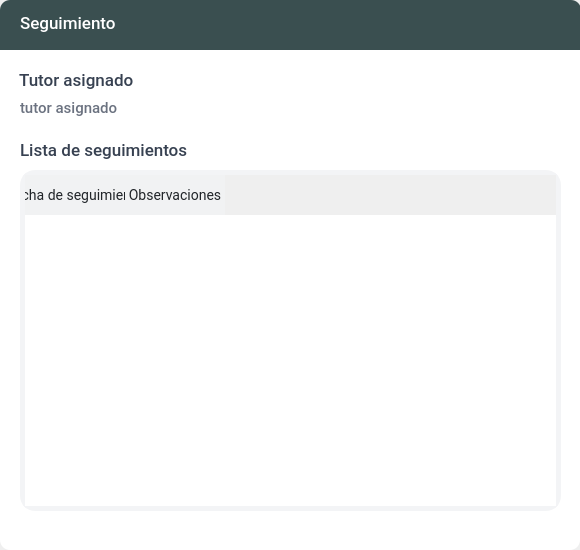
<?xml version="1.0" encoding="UTF-8"?>
<ui version="4.0">
 <class>SeguimientoAdmin</class>
 <widget class="QDialog" name="SeguimientoAdmin">
  <property name="enabled">
   <bool>true</bool>
  </property>
  <property name="geometry">
   <rect>
    <x>0</x>
    <y>0</y>
    <width>580</width>
    <height>550</height>
   </rect>
  </property>
  <property name="minimumSize">
   <size>
    <width>580</width>
    <height>550</height>
   </size>
  </property>
  <property name="maximumSize">
   <size>
    <width>580</width>
    <height>550</height>
   </size>
  </property>
  <property name="windowTitle">
   <string>Seguimiento detalle</string>
  </property>
  <property name="windowIcon">
   <iconset>
    <normaloff>:/prefijoNuevo/logo.png</normaloff>:/prefijoNuevo/logo.png</iconset>
  </property>
  <property name="styleSheet">
   <string notr="true">QTableWidget {
outline: 0px;
border:5px solid #f3f4f6;
border-radius:15px;
font-family: Roboto;
font-style: normal;
font-weight: normal;
font-size: 15px;
line-height: 19px;
letter-spacing: 0.02em;
color: #6B7280;
}


/* cabezera*/
QHeaderView::section {
background-color:#f1f2f3;
border-style: none;
height:40px;
font-family: &quot;Roboto&quot;;
font-style: normal;
font-weight: normal;
font-size: 13px;
line-height: 14px;
letter-spacing: 0.04em;
text-transform: uppercase;
color: #6B7280;


}


QHeaderView::section:horizontal{
font-family: Roboto;
font-style: normal;
font-weight: normal;
font-size: 14px;
line-height: 14px;
letter-spacing: 0.04em;
text-transform: uppercase;
color: #212529;

}


QTableWidget::disabled{
    background-color:#acacac;
    border: 1px solid #32414B;
    color: #656565;
    gridline-color: #656565;}

/*bordes internos*/
QTableWidget::item {
	border-bottom: 3px solid #f3f4f6;

}

QTableWidget:item:selected{
	background:white;/*color-seleccion*/
color: #2c3d3e;
}





/*SCROLL VERTICAL*/

QScrollBar:vertical{
	background: #f3f4f6;
	width: 11px; 
	margin: 0px 0px 0px 0px;
}

QScrollBar::handle:vertical{
	background: #cdcecf;
    border-radius:3px;
	margin: 0px 0px 3px 2px;
}

QScrollBar::add-line:vertical {
	height: 0px;
}

QScrollBar::sub-line:vertical {
	height: 0 px;
}


/*SCROLL HORIZONTAL*/

QScrollBar:horizontal{
	background: #f3f4f6;
	height: 11px; 
	margin: 0px 0px 0px 0px;
}

QScrollBar::handle:horizontal{
	background: #cdcecf;
    border-radius:3px;
	margin: 3px 2px 0px 0px;
}

QScrollBar::add-line:horizontal{
	height: 0px;
}

QScrollBar::sub-line:horizontal{
	height: 0 px;
}

</string>
  </property>
  <layout class="QGridLayout" name="gridLayout">
   <property name="leftMargin">
    <number>0</number>
   </property>
   <property name="topMargin">
    <number>0</number>
   </property>
   <property name="rightMargin">
    <number>0</number>
   </property>
   <property name="bottomMargin">
    <number>0</number>
   </property>
   <item row="0" column="0">
    <widget class="QFrame" name="frame">
     <property name="styleSheet">
      <string notr="true">

#frame{background-color:white;border-radius:10px}


QLabel{
font-family: Roboto;
font-style: bold;
font-weight: 450;
font-size: 15px;
letter-spacing: 0.02em;
color: #6B7280;}


QLineEdit{
font-family: Roboto;
font-style: normal;
font-weight: normal;
font-size: 14px;
letter-spacing: 0.02em;
background: #F3F4F6;
border: 2px solid #F3F4F6;
border-radius: 8px;
color:#9CA3AF;
padding:10px}

QLineEdit::hover{
background: #FFFFFF;
border: 2px solid #344647;
border-radius: 8px;
}

/* COMBOBOX */

QComboBox{
font-family: Roboto;
font-style: normal;
font-weight: normal;
font-size: 14px;
letter-spacing: 0.02em;
background: #F3F4F6;
color:#9CA3AF;
border-radius:8px;
padding:10px;
combobox-popup: 0;
border: 2px solid #F3F4F6;

}


QComboBox::drop-down
{
    width: 20px;
    border-left-width: 1px;
	padding: 10px 10px 10px 20px;
 }


QComboBox QAbstractItemView {
	color:#9CA3AF;
	font-size:14px;
	background-color: #F3F4F6;
	selection-background-color:#344647;
	selection-color:#ffffff;
	outline: 0px;
   border: 1px solid #344647;
 border-radius:8px;
padding:10px
}



QComboBox::down-arrow
{
	image: url(:/prefijoNuevo/flecha_oscuro.png);
     width: 11px;
     height: 11px;
}

QComboBox::focus{
background: #FFFFFF;
border: 2px solid #344647;
border-radius: 8px;
}




/*  BOTON */

QPushButton{
font-family: Roboto;
font-style: normal;
font-weight: normal;
font-size: 15px;
letter-spacing: 0.02em;
color:white;
padding:8px;
background: #3A4F50;
border-radius: 8px;}

QPushButton:hover{background: #2e3e3f;
border-radius: 8px; }


/* LISTA */


QListWidget{
font-family: Roboto;
font-size: 13px;
background: #F3F4F6;
color:#9CA3AF;
padding:8px;
border-radius:8px;
}



QListWidget::focus{
background: #FFFFFF;
border: 2px solid #3A4F50;
border-radius: 8px;

}





</string>
     </property>
     <property name="frameShape">
      <enum>QFrame::NoFrame</enum>
     </property>
     <property name="frameShadow">
      <enum>QFrame::Plain</enum>
     </property>
     <widget class="QLabel" name="lbl8">
      <property name="geometry">
       <rect>
        <x>19</x>
        <y>70</y>
        <width>201</width>
        <height>21</height>
       </rect>
      </property>
      <property name="font">
       <font>
        <family>Roboto</family>
        <pointsize>-1</pointsize>
        <weight>60</weight>
        <bold>true</bold>
       </font>
      </property>
      <property name="styleSheet">
       <string notr="true">#lbl8{

font-family: Roboto ;
font-style: bold;
font-weight: 480;
font-size: 17px;
line-height: 28px;
letter-spacing: 0.02em;
color: #374151}</string>
      </property>
      <property name="text">
       <string>Tutor asignado</string>
      </property>
      <property name="alignment">
       <set>Qt::AlignBottom|Qt::AlignLeading|Qt::AlignLeft</set>
      </property>
     </widget>
     <widget class="QFrame" name="frame_2">
      <property name="geometry">
       <rect>
        <x>0</x>
        <y>0</y>
        <width>581</width>
        <height>50</height>
       </rect>
      </property>
      <property name="styleSheet">
       <string notr="true">#frame_2{background: #3A4F50 ;border-top-left-radius: 10px;
border-top-right-radius: 10px;}</string>
      </property>
      <property name="frameShape">
       <enum>QFrame::StyledPanel</enum>
      </property>
      <property name="frameShadow">
       <enum>QFrame::Raised</enum>
      </property>
      <widget class="QLabel" name="lbl_nombre_estudiante">
       <property name="geometry">
        <rect>
         <x>20</x>
         <y>10</y>
         <width>521</width>
         <height>27</height>
        </rect>
       </property>
       <property name="styleSheet">
        <string notr="true">font-family: Roboto;
font-style: normal;
font-weight: 500;
font-size: 17px;
line-height: 40px;
letter-spacing: 0.02em;
color:#ffffff;</string>
       </property>
       <property name="text">
        <string>Seguimiento</string>
       </property>
      </widget>
      <widget class="QToolButton" name="btn_closeseguimiento">
       <property name="geometry">
        <rect>
         <x>550</x>
         <y>10</y>
         <width>25</width>
         <height>25</height>
        </rect>
       </property>
       <property name="focusPolicy">
        <enum>Qt::NoFocus</enum>
       </property>
       <property name="toolTip">
        <string>Cerrar</string>
       </property>
       <property name="styleSheet">
        <string notr="true">#btn_closeTransfe{
font-family: Roboto;
font-weight: normal;
font-size: 14px;
background-color: #d5d5d8;
color: #6B7280;
border-radius:11px
}

#btn_closeTransfe:hover{background:#ce4d3a ;
border-radius:11px; }


</string>
       </property>
       <property name="text">
        <string/>
       </property>
       <property name="icon">
        <iconset resource="../image/source.qrc">
         <normaloff>:/menu/x.png</normaloff>:/menu/x.png</iconset>
       </property>
       <property name="iconSize">
        <size>
         <width>13</width>
         <height>13</height>
        </size>
       </property>
       <property name="autoRaise">
        <bool>true</bool>
       </property>
      </widget>
     </widget>
     <widget class="QLabel" name="lbl_nombretutor">
      <property name="geometry">
       <rect>
        <x>20</x>
        <y>100</y>
        <width>491</width>
        <height>16</height>
       </rect>
      </property>
      <property name="text">
       <string>tutor asignado</string>
      </property>
     </widget>
     <widget class="QTableWidget" name="tabla_admiseguimiento">
      <property name="geometry">
       <rect>
        <x>20</x>
        <y>170</y>
        <width>541</width>
        <height>341</height>
       </rect>
      </property>
      <property name="styleSheet">
       <string notr="true">QTableWidget {
outline: 0px;
border:5px solid #f3f4f6;
border-radius:15px;
font-family: Roboto;
font-style: normal;
font-weight: normal;
font-size: 15px;
line-height: 19px;
letter-spacing: 0.02em;
color: #6B7280;
}


/* cabezera*/
QHeaderView::section {
background-color:#f1f2f3;
border-style: none;
height:40px;
font-family: &quot;Roboto&quot;;
font-style: normal;
font-weight: normal;
font-size: 13px;
line-height: 14px;
letter-spacing: 0.04em;
text-transform: uppercase;
color: #6B7280;


}


QHeaderView::section:horizontal{
font-family: Roboto;
font-style: normal;
font-weight: normal;
font-size: 14px;
line-height: 14px;
letter-spacing: 0.04em;
text-transform: uppercase;
color: #212529;

}


QTableWidget::disabled{
    background-color:#acacac;
    border: 1px solid #32414B;
    color: #656565;
    gridline-color: #656565;}

/*bordes internos*/
QTableWidget::item {
	border-bottom: 3px solid #f3f4f6;

}

QTableWidget:item:selected{
	background:white;/*color-seleccion*/
color: #2c3d3e;
}





/*SCROLL VERTICAL*/

QScrollBar:vertical{
	background: #f3f4f6;
	width: 11px; 
	margin: 0px 0px 0px 0px;
}

QScrollBar::handle:vertical{
	background: #cdcecf;
    border-radius:3px;
	margin: 0px 0px 3px 2px;
}

QScrollBar::add-line:vertical {
	height: 0px;
}

QScrollBar::sub-line:vertical {
	height: 0 px;
}


/*SCROLL HORIZONTAL*/

QScrollBar:horizontal{
	background: #f3f4f6;
	height: 11px; 
	margin: 0px 0px 0px 0px;
}

QScrollBar::handle:horizontal{
	background: #cdcecf;
    border-radius:3px;
	margin: 3px 2px 0px 0px;
}

QScrollBar::add-line:horizontal{
	height: 0px;
}

QScrollBar::sub-line:horizontal{
	height: 0 px;
}


</string>
      </property>
      <property name="frameShape">
       <enum>QFrame::NoFrame</enum>
      </property>
      <property name="editTriggers">
       <set>QAbstractItemView::NoEditTriggers</set>
      </property>
      <property name="selectionMode">
       <enum>QAbstractItemView::SingleSelection</enum>
      </property>
      <property name="selectionBehavior">
       <enum>QAbstractItemView::SelectRows</enum>
      </property>
      <property name="verticalScrollMode">
       <enum>QAbstractItemView::ScrollPerPixel</enum>
      </property>
      <property name="horizontalScrollMode">
       <enum>QAbstractItemView::ScrollPerPixel</enum>
      </property>
      <property name="showGrid">
       <bool>false</bool>
      </property>
      <attribute name="horizontalHeaderVisible">
       <bool>true</bool>
      </attribute>
      <attribute name="horizontalHeaderMinimumSectionSize">
       <number>38</number>
      </attribute>
      <attribute name="horizontalHeaderDefaultSectionSize">
       <number>100</number>
      </attribute>
      <attribute name="horizontalHeaderHighlightSections">
       <bool>false</bool>
      </attribute>
      <attribute name="horizontalHeaderStretchLastSection">
       <bool>false</bool>
      </attribute>
      <attribute name="verticalHeaderVisible">
       <bool>false</bool>
      </attribute>
      <attribute name="verticalHeaderDefaultSectionSize">
       <number>47</number>
      </attribute>
      <column>
       <property name="text">
        <string>Fecha de seguimiento</string>
       </property>
      </column>
      <column>
       <property name="text">
        <string>Observaciones</string>
       </property>
      </column>
     </widget>
     <widget class="QLabel" name="lbl8_2">
      <property name="geometry">
       <rect>
        <x>20</x>
        <y>140</y>
        <width>201</width>
        <height>21</height>
       </rect>
      </property>
      <property name="font">
       <font>
        <family>Roboto</family>
        <pointsize>-1</pointsize>
        <weight>60</weight>
        <bold>true</bold>
       </font>
      </property>
      <property name="styleSheet">
       <string notr="true">#lbl8_2{

font-family: Roboto ;
font-style: bold;
font-weight: 480;
font-size: 17px;
line-height: 28px;
letter-spacing: 0.02em;
color: #374151}</string>
      </property>
      <property name="text">
       <string>Lista de seguimientos</string>
      </property>
      <property name="alignment">
       <set>Qt::AlignBottom|Qt::AlignLeading|Qt::AlignLeft</set>
      </property>
     </widget>
    </widget>
   </item>
  </layout>
 </widget>
 <resources>
  <include location="../image/source.qrc"/>
  <include location="../image/source.qrc"/>
 </resources>
 <connections/>
</ui>
